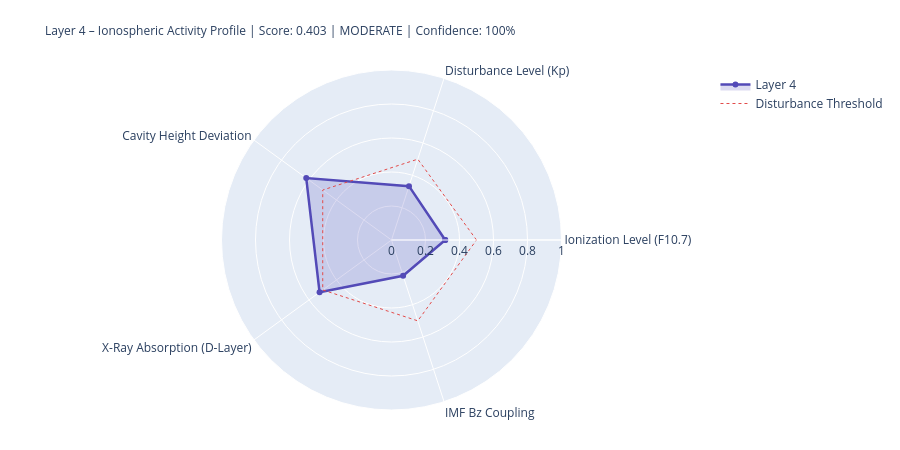

Source (notebook cell):
### Markdown cell above
---
## 4. State Assessment & Handoff to Layer 5

### Code cell
# ============================================================
# LAYER-4-SCORE
# ============================================================

COMPONENTS = {
    'Ionization Level (F10.7)':    {'score': ioniz,       'source': 'primary' if f107_now else 'from_layer0', 'dynamic': True},
    'Disturbance Level (Kp)':          {'score': disturb,     'source': 'primary' if kp_now   else 'from_layer0', 'dynamic': True},
    'Cavity Height Deviation':    {'score': h_dev,       'source': 'derived',                                'dynamic': True},
    'X-Ray Absorption (D-Layer)':{'score': xray_ioniz,  'source': 'primary' if xray_now else 'missing',     'dynamic': True},
    'IMF Bz Coupling':             {'score': bz_coupling, 'source': 'primary' if bz_now   else 'from_layer0', 'dynamic': True},
}

available    = {k: v['score'] for k, v in COMPONENTS.items() if v['score'] is not None}
unavailable  = [k for k, v in COMPONENTS.items() if v['score'] is None]
layer4_score = round(sum(available.values()) / len(available), 4) if available else None
confidence   = round(len(available) / len(COMPONENTS), 2)
level = ('unknown' if layer4_score is None
         else 'quiet'   if layer4_score < 0.3
         else 'moderate' if layer4_score < 0.6
         else 'active')
dominant_l4 = max(available, key=available.get) if available else 'none'

# Resonance delta for Schumann SR-1
sr1_ref = schumann_freq(1, 80.0)
sr1_now = schumann_freq(1, h_eff)
sr1_delta_mhz = (sr1_now - sr1_ref) * 1000

# Propagation conditions
prop_cond = ('disturbed'   if kp_val > 4
             else 'unsettled' if kp_val > 2
             else 'normal')
if xray_class in ['X', 'M']:
    prop_cond = 'Radio-Blackout moeglich'

W = 68
print('=' * W)
print('LAYER 4 – IONOSPHERE – STATE ASSESSMENT')
print('=' * W)
for name, comp in COMPONENTS.items():
    s = comp['score']
    if s is not None:
        bar = '█' * int(s * 20) + '░' * (20 - int(s * 20))
        print(f'  {name:<36} {bar}  {s:.3f}  [{comp["source"]}]')
    else:
        print(f'  {name:<36} {"─" * 20}  n/a   [missing]')
print('-' * W)
print(f'  Score:          {layer4_score:.3f}  ({len(available)}/{len(COMPONENTS)} components)')
print(f'  Confidence:     {confidence:.0%}')
print(f'  Level:          {level.upper()}')
print(f'  Dominant:       {dominant_l4}')
print(f'  Cavity height:  {h_eff:.1f} km  (Ref: 80.0 km)')
print(f'  SR-1:           {sr1_now:.3f} Hz  (Δ {sr1_delta_mhz:+.1f} mHz vs. ref)')
print(f'  Propagation:    {prop_cond}')
print(f'  X-Ray:          {xray_class}-class  ({xray_now:.2e} W/m²)' if xray_now else '  X-Ray:          n/a')
print('=' * W)

# Radar
cats   = list(available.keys())
vals_r = list(available.values())
if len(cats) >= 3:
    fig = go.Figure()
    fig.add_trace(go.Scatterpolar(
        r=vals_r + [vals_r[0]], theta=cats + [cats[0]],
        fill='toself', fillcolor='rgba(83,74,183,0.20)',
        line=dict(color='#534AB7', width=2.5), name='Layer 4'
    ))
    fig.add_trace(go.Scatterpolar(
        r=[0.5] * (len(cats)+1), theta=cats + [cats[0]],
        line=dict(color='#E24B4A', dash='dot', width=1),
        mode='lines', name='Disturbance Threshold'
    ))
    fig.update_layout(
        title=dict(
            text=f'Layer 4 – Ionospheric Activity Profile | Score: {layer4_score:.3f} | {level.upper()} | Confidence: {confidence:.0%}',
            font=dict(size=12)
        ),
        polar=dict(radialaxis=dict(visible=True, range=[0, 1])),
        height=450, showlegend=True,
        margin=dict(l=80, r=80, t=70, b=40)
    )
    fig.show()

### Figure 1 — Plotly figure (JSON) as saved in the notebook; plotly's stock layout.template omitted (floating-point values rounded to 4 significant figures)
{"data": [{"fill": "toself", "fillcolor": "rgba(83,74,183,0.20)", "line": {"color": "#534AB7", "width": 2.5}, "name": "Layer 4", "r": [0.316, 0.333, 0.62, 0.523, 0.221, 0.316], "theta": ["Ionization Level (F10.7)", "Disturbance Level (Kp)", "Cavity Height Deviation", "X-Ray Absorption (D-Layer)", "IMF Bz Coupling", "Ionization Level (F10.7)"], "type": "scatterpolar"}, {"line": {"color": "#E24B4A", "dash": "dot", "width": 1}, "mode": "lines", "name": "Disturbance Threshold", "r": [0.5, 0.5, 0.5, 0.5, 0.5, 0.5], "theta": ["Ionization Level (F10.7)", "Disturbance Level (Kp)", "Cavity Height Deviation", "X-Ray Absorption (D-Layer)", "IMF Bz Coupling", "Ionization Level (F10.7)"], "type": "scatterpolar"}], "layout": {"height": 450, "margin": {"b": 40, "l": 80, "r": 80, "t": 70}, "polar": {"radialaxis": {"range": [0, 1], "visible": true}}, "showlegend": true, "title": {"font": {"size": 12}, "text": "Layer 4 – Ionospheric Activity Profile | Score: 0.403 | MODERATE | Confidence: 100%"}}}
